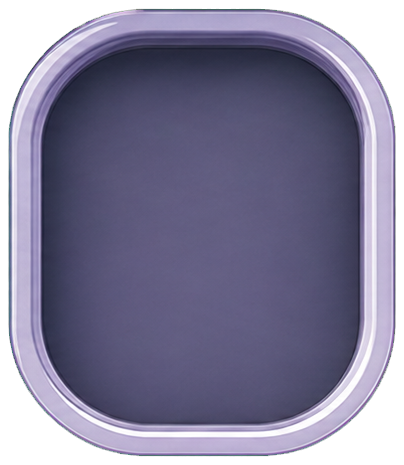
#> input picture MarbleSort/Assets/MarbleSort/Art/Source/ConveyorSockets/ConveyorSocket_Dark.png, 404 x 465 px
$ python bake_pink_receiver_ball.py ../../MarbleSort/Assets/MarbleSort/Art/Source/ConveyorSockets/ConveyorSocket_Dark.png ../../MarbleSort/Assets/MarbleSort/Art/Source/ConveyorSockets/ConveyorSocket_Light.png
#> lines starting #> are read from the running program, lines starting #| are printed output that depends on the picture
#!/usr/bin/env python3
"""Derive the approved pink receiver/transit ball from the blue master."""

from __future__ import annotations

import colorsys
import sys
from pathlib import Path

from PIL import Image


TARGET_HUE = 0.925


def recolor(source: Path, destination: Path) -> None:
    image = Image.open(source).convert("RGBA")
#> image is the input picture: PIL image 404x465 RGBA; mean R, G, B, A 90.4, 87.2, 113.6, 213.2
    output = Image.new("RGBA", image.size)
#> output: PIL image 404x465 RGBA; every value is 0
    source_pixels = image.load()
    target_pixels = output.load()

    for y in range(image.height):
        for x in range(image.width):
            red, green, blue, alpha = source_pixels[x, y]
            hue, saturation, value = colorsys.rgb_to_hsv(
                red / 255.0,
                green / 255.0,
                blue / 255.0,
            )
            if alpha and saturation >= 0.08 and value >= 0.055:
                red_f, green_f, blue_f = colorsys.hsv_to_rgb(
                    TARGET_HUE,
                    min(1.0, saturation * 1.08),
                    min(1.0, value * 1.06),
                )
                red = round(red_f * 255)
                green = round(green_f * 255)
                blue = round(blue_f * 255)
            target_pixels[x, y] = red, green, blue, alpha

    destination.parent.mkdir(parents=True, exist_ok=True)
    output.save(destination, optimize=True)
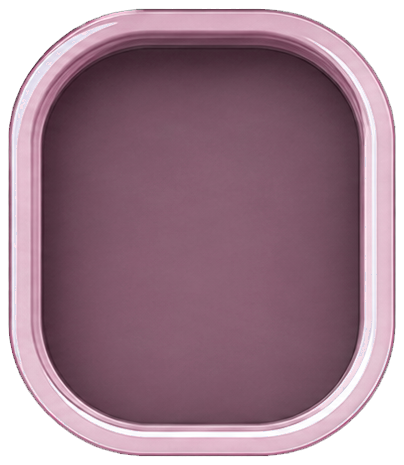
#> saved as ConveyorSocket_Light.png: PIL image 404x465 RGBA; mean R, G, B, A 119.8, 89.3, 103.2, 213.2; transparent parts drawn white


def main() -> None:
    if len(sys.argv) != 3:
        raise SystemExit(
            "Usage: bake_pink_receiver_ball.py <blue-ball.png> <pink-ball.png>"
        )
    recolor(Path(sys.argv[1]), Path(sys.argv[2]))


if __name__ == "__main__":
    main()
